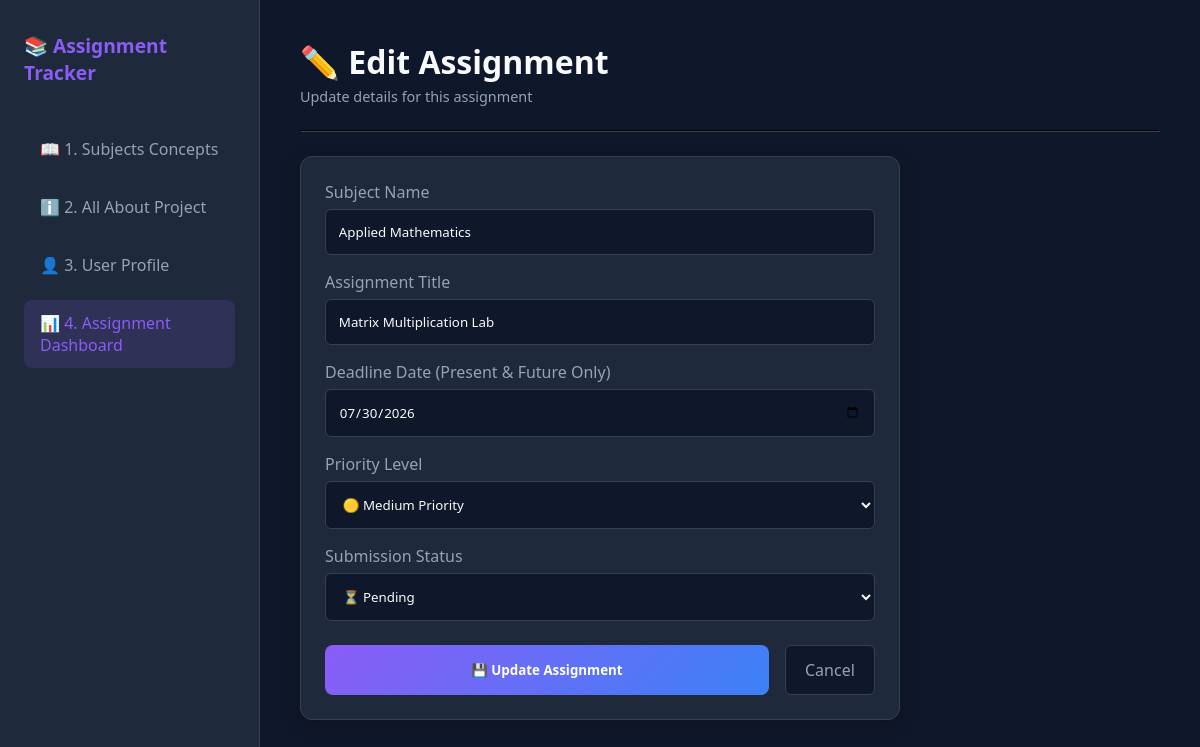
Page /edit/2 on the committed database.
### tables this page shows
CREATE TABLE assignments (
                id INTEGER PRIMARY KEY AUTOINCREMENT,
                subject TEXT,
                title TEXT,
                deadline TEXT,
                priority TEXT,
                status TEXT
            );

### app.py (the view, shortened to what this page needs)
@app.route('/edit/<int:id>', methods=['GET', 'POST'])
def edit_assignment(id):
    conn = get_db_connection()
    assignment = conn.execute('SELECT * FROM assignments WHERE id = ?', (id,)).fetchone()
    if assignment is None:
        conn.close()
        abort(404)
    conn.close()
    return render_template('edit_assignment.html', assignment=assignment)

### app.py (called while the page is built)
def get_db_connection():
    conn = sqlite3.connect('assignments.db')
    conn.row_factory = sqlite3.Row
    return conn

### templates/edit_assignment.html (shortened to what this page needs)
<!DOCTYPE html>
<html lang="en">
<head>
    <link rel="stylesheet" href="{{ url_for('static', filename='css/style.css') }}">
</head>
<body>
    <div class="sidebar">
        <h2>📚 Assignment Tracker</h2>
        <ul class="nav-links">
            <li><a href="{{ url_for('learn_hub') }}">📖 1. Subjects Concepts</a></li>
            <li><a href="{{ url_for('project_guide') }}">ℹ️ 2. All About Project</a></li>
            <li><a href="{{ url_for('profile_setup') }}">👤 3. User Profile</a></li>
            <li><a href="{{ url_for('index') }}" class="active">📊 4. Assignment Dashboard</a></li>
        </ul>
    </div>
    <div class="main-content">
        <h1>✏️ Edit Assignment</h1>
        <p class="header-sub">Update details for this assignment</p>
        <hr style="border-color: var(--border-color); margin: 1.5rem 0;">
        <div class="dashboard-card" style="max-width: 600px;">
            <form action="{{ url_for('edit_assignment', id=assignment[0]) }}" method="POST">
                <div style="margin-bottom: 1rem;">
                    <label style="display: block; margin-bottom: 0.4rem; color: var(--text-muted);">Subject Name</label>
                    <input type="text" name="subject" value="{{ assignment[1] }}" required style="width: 100%; padding: 0.8rem; background: var(--bg-color); border: 1px solid var(--border-color); border-radius: 6px; color: var(--text-main);">
                </div>
                <div style="margin-bottom: 1rem;">
                    <label style="display: block; margin-bottom: 0.4rem; color: var(--text-muted);">Assignment Title</label>
                    <input type="text" name="title" value="{{ assignment[2] }}" required style="width: 100%; padding: 0.8rem; background: var(--bg-color); border: 1px solid var(--border-color); border-radius: 6px; color: var(--text-main);">
                </div>
                <div style="margin-bottom: 1rem;">
                    <label style="display: block; margin-bottom: 0.4rem; color: var(--text-muted);">Deadline Date (Present & Future Only)</label>
                    <input type="date" name="deadline" value="{{ assignment[3] }}" min="2026-07-23" required style="width: 100%; padding: 0.8rem; background: var(--bg-color); border: 1px solid var(--border-color); border-radius: 6px; color: var(--text-main);">
                </div>
                <div style="margin-bottom: 1rem;">
                    <label style="display: block; margin-bottom: 0.4rem; color: var(--text-muted);">Priority Level</label>
                    <select name="priority" style="width: 100%; padding: 0.8rem; background: var(--bg-color); border: 1px solid var(--border-color); border-radius: 6px; color: var(--text-main);">
                        <option value="Medium" {% if assignment[4] == 'Medium' %}selected{% endif %}>🟡 Medium Priority</option>
                    </select>
                </div>
                <div style="margin-bottom: 1.5rem;">
                    <label style="display: block; margin-bottom: 0.4rem; color: var(--text-muted);">Submission Status</label>
                    <select name="status" style="width: 100%; padding: 0.8rem; background: var(--bg-color); border: 1px solid var(--border-color); border-radius: 6px; color: var(--text-main);">
                        <option value="Pending" {% if assignment[5] == 'Pending' %}selected{% endif %}>⏳ Pending</option>
                    </select>
                </div>
                <div style="display: flex; gap: 1rem;">
                    <button type="submit" class="btn-primary" style="flex: 1;">💾 Update Assignment</button>
                    <a href="{{ url_for('index') }}" style="padding: 0.8rem 1.2rem; background: var(--bg-color); border: 1px solid var(--border-color); border-radius: 6px; color: var(--text-muted); text-decoration: none; text-align: center;">Cancel</a>
                </div>
            </form>
        </div>
    </div>
</body>
</html>

### static/css/style.css (style rules this page uses)
:root { --bg-color: #0f172a; --card-bg: #1e293b; --text-main: #f8fafc; --text-muted: #94a3b8; --accent-purple: #8b5cf6; --accent-blue: #3b82f6; --border-color: #334155; --danger: #ef4444; --warning: #f59e0b; --success: #10b981; }
* { box-sizing: border-box; margin: 0; padding: 0; font-family: 'Segoe UI', Tahoma, Geneva, Verdana, sans-serif; }
body { background-color: var(--bg-color); color: var(--text-main); display: flex; min-height: 100vh; }
.sidebar { width: 260px; background-color: var(--card-bg); border-right: 1px solid var(--border-color); padding: 2rem 1.5rem; display: flex; flex-direction: column; gap: 1.5rem; flex-shrink: 0; }
.sidebar h2 { font-size: 1.2rem; color: var(--accent-purple); margin-bottom: 1rem; }
.nav-links { list-style: none; }
.nav-links li { margin-bottom: 0.75rem; }
.nav-links a { color: var(--text-muted); text-decoration: none; font-weight: 500; display: flex; align-items: center; padding: 0.75rem 1rem; border-radius: 8px; transition: all 0.2s ease; }
.nav-links a:hover, .nav-links a.active { background: rgba(139, 92, 246, 0.15); color: var(--accent-purple); }
.main-content { flex: 1; padding: 2.5rem; overflow-y: auto; }
.header-sub { color: var(--text-muted); font-size: 0.9rem; margin-top: 4px; }
.btn-primary { background: linear-gradient(135deg, var(--accent-purple), var(--accent-blue)); color: white; padding: 0.75rem 1.5rem; border-radius: 8px; text-decoration: none; font-weight: 600; border: none; cursor: pointer; display: inline-block; transition: opacity 0.2s; }
.dashboard-card { background: var(--card-bg); border: 1px solid var(--border-color); border-radius: 12px; padding: 1.5rem; margin-bottom: 2rem; box-shadow: 0 4px 20px rgba(0, 0, 0, 0.2); }

### rows in the picture
assignments: subject "Applied Mathematics", title "Matrix Multiplication Lab", deadline "07/30/2026", priority "🟡 Medium Priority", status "⏳ Pending"
